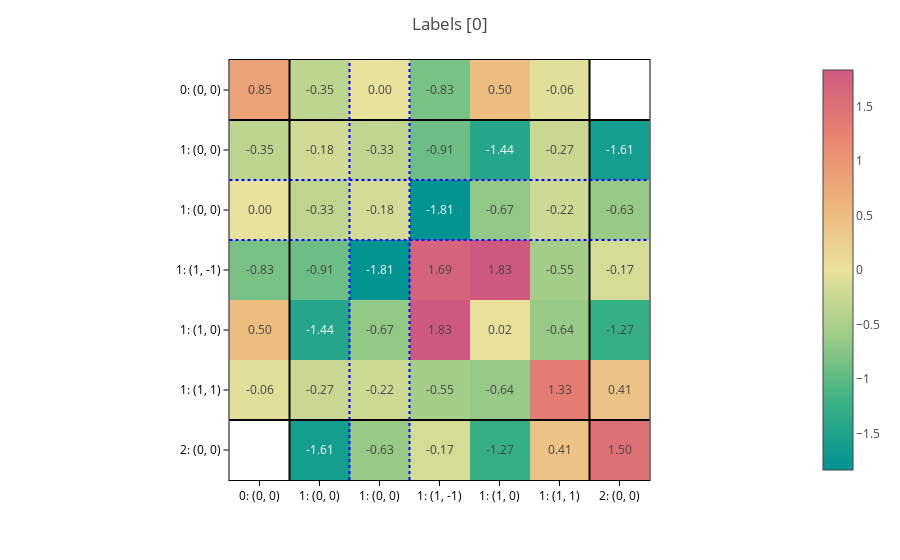

Notebook source saved alongside this figure:
### Markdown cell above
During training, we will compare these to the output of `Graph2Mat`.

We can also plot the target matrices from the data example:

### Code cell
def plot_matrices(data, predictions=None, title="", show=True):
    """Helper function to plot (possibly batched) matrices"""

    matrices = processor.matrix_from_data(data, predictions=predictions)

    if not isinstance(matrices, (tuple, list)):
        matrices = (matrices,)

    for i, (config, matrix) in enumerate(zip(configs, matrices)):
        if show is True or show == i:
            plot_basis_matrix(
                matrix,
                config,
                point_lines={"color": "black"},
                basis_lines={"color": "blue"},
                colorscale="temps",
                text=".2f",
                basis_labels=True,
            ).update_layout(title=f"{title} [{i}]").show()


plot_matrices(data_example, title="Labels")

### Figure 1 — Plotly figure (JSON) as saved in the notebook; plotly's stock layout.template omitted (floating-point values rounded to 4 significant figures)
{"data": [{"coloraxis": "coloraxis", "hovertemplate": "x: %{x}<br>y: %{y}<br>color: %{z}<extra></extra>", "name": "0", "texttemplate": "%{z:.2f}", "type": "heatmap", "xaxis": "x", "yaxis": "y", "z": [[0.8538, -0.3534, -0.0007647, -0.8264, 0.5035, -0.06175, NaN], [-0.3534, -0.1838, -0.3273, -0.9057, -1.439, -0.2657, -1.613], [-0.0007647, -0.3273, -0.1767, -1.811, -0.665, -0.222, -0.6349], [-0.8264, -0.9057, -1.811, 1.695, 1.835, -0.5548, -0.1689], [0.5035, -1.439, -0.665, 1.835, 0.01879, -0.643, -1.272], [-0.06175, -0.2657, -0.222, -0.5548, -0.643, 1.333, 0.4056], [NaN, -1.613, -0.6349, -0.1689, -1.272, 0.4056, 1.501]]}], "layout": {"coloraxis": {"cmid": 0, "colorscale": [[0, "rgb(0, 147, 146)"], [0.1667, "rgb(57, 177, 133)"], [0.3333, "rgb(156, 203, 134)"], [0.5, "rgb(233, 226, 156)"], [0.6667, "rgb(238, 180, 121)"], [0.8333, "rgb(232, 132, 113)"], [1, "rgb(207, 89, 126)"]]}, "margin": {"t": 60}, "shapes": [{"line": {"color": "black"}, "type": "line", "x0": 0, "x1": 1, "xref": "x domain", "y0": 0.5, "y1": 0.5, "yref": "y"}, {"line": {"color": "black"}, "type": "line", "x0": 0.5, "x1": 0.5, "xref": "x", "y0": 0, "y1": 1, "yref": "y domain"}, {"line": {"color": "black"}, "type": "line", "x0": 0, "x1": 1, "xref": "x domain", "y0": 5.5, "y1": 5.5, "yref": "y"}, {"line": {"color": "black"}, "type": "line", "x0": 5.5, "x1": 5.5, "xref": "x", "y0": 0, "y1": 1, "yref": "y domain"}, {"line": {"color": "blue", "dash": "dot"}, "type": "line", "x0": 0, "x1": 1, "xref": "x domain", "y0": 1.5, "y1": 1.5, "yref": "y"}, {"line": {"color": "blue", "dash": "dot"}, "type": "line", "x0": 1.5, "x1": 1.5, "xref": "x", "y0": 0, "y1": 1, "yref": "y domain"}, {"line": {"color": "blue", "dash": "dot"}, "type": "line", "x0": 0, "x1": 1, "xref": "x domain", "y0": 2.5, "y1": 2.5, "yref": "y"}, {"line": {"color": "blue", "dash": "dot"}, "type": "line", "x0": 2.5, "x1": 2.5, "xref": "x", "y0": 0, "y1": 1, "yref": "y domain"}], "title": {"text": "Labels [0]"}, "xaxis": {"anchor": "y", "constrain": "domain", "domain": [0, 1], "scaleanchor": "y", "ticktext": ["0: (0, 0)", "1: (0, 0)", "1: (0, 0)", "1: (1, -1)", "1: (1, 0)", "1: (1, 1)", "2: (0, 0)"], "tickvals": [0, 1, 2, 3, 4, 5, 6]}, "yaxis": {"anchor": "x", "autorange": "reversed", "constrain": "domain", "domain": [0, 1], "ticktext": ["0: (0, 0)", "1: (0, 0)", "1: (0, 0)", "1: (1, -1)", "1: (1, 0)", "1: (1, 1)", "2: (0, 0)"], "tickvals": [0, 1, 2, 3, 4, 5, 6]}}}
